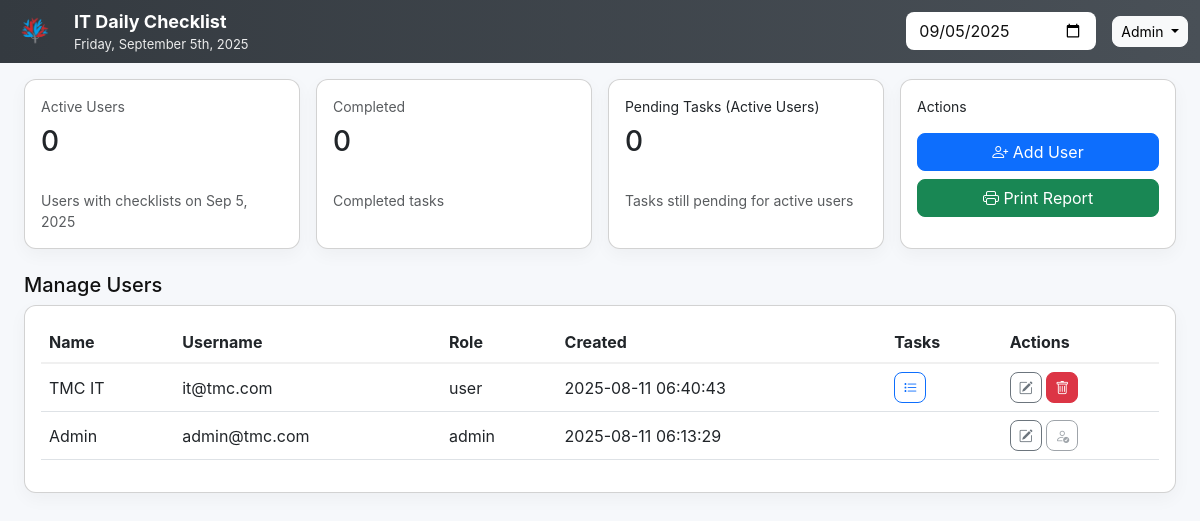
Page /admin_dashboard.php (signed in) on the committed database.
### tables this page shows
CREATE TABLE `users` (
  `id` int(11) NOT NULL,
  `name` varchar(100) NOT NULL,
  `email` varchar(150) NOT NULL,
  `password` varchar(255) NOT NULL,
  `role` enum('admin','user') NOT NULL DEFAULT 'user',
  `created_at` timestamp NOT NULL DEFAULT current_timestamp()
);

### admin_dashboard.php (the view, shortened to what this page needs)
<?php
require 'config.php';
$selected_date = isset($_GET['date']) ? $_GET['date'] : date('Y-m-d');
$stmt = $mysqli->prepare("
    SELECT COUNT(DISTINCT u.id) AS active_users
    FROM users u
    JOIN user_tasks ut ON u.id = ut.user_id
    WHERE ut.task_date = ? AND u.role != 'admin'
");
$stmt->bind_param('s', $selected_date);
$stmt->execute();
$result = $stmt->get_result();
$active_users = $result ? $result->fetch_assoc()['active_users'] : 0;
$stmt = $mysqli->prepare("SELECT COUNT(*) AS c FROM user_tasks WHERE task_date = ? AND status = 'completed'");
$stmt->bind_param('s', $selected_date);
$stmt->execute(); $completed = $stmt->get_result()->fetch_assoc()['c'] ?? 0; $stmt->close();
$users = $mysqli->query("SELECT id,name,email,role,created_at FROM users ORDER BY id DESC")->fetch_all(MYSQLI_ASSOC);
?>
<!doctype html>
<html>
<head>
  <link rel="stylesheet" href="https://cdn.jsdelivr.net/npm/bootstrap-icons@1.11.3/font/bootstrap-icons.css">
  <link href="https://cdn.jsdelivr.net/npm/bootstrap@5.3.0/dist/css/bootstrap.min.css" rel="stylesheet">
  <link href="assets/style.css" rel="stylesheet">
</head>
<body>
<nav class="navbar mb-3" style="background:linear-gradient(90deg,#343a40,#495057);color:#fff;">
  <div class="container-fluid">
    <div class="d-flex align-items-center gap-3">
      <div style="width:46px;height:46px;border-radius:10px;display:flex;align-items:center;justify-content:center;font-weight:700">
        <img src="assets/logo.png" alt="Hospital Logo" style="height:32px;width:auto;">
      </div>
      <div>
        <div style="font-weight:700;font-size:18px">IT Daily Checklist</div>
        <div style="font-size:13px;opacity:0.9">
          <?= date('l, F jS, Y', strtotime($selected_date ?? date('Y-m-d'))) ?>
        </div>
      </div>
    </div>
    <div class="d-flex align-items-center ms-auto gap-3">
      <?php if ($_SESSION['role'] === 'admin'): ?>
        <input id="dashboardDate" type="date" class="form-control"
          value="<?= htmlspecialchars($selected_date ?? date('Y-m-d')) ?>"
          style="width:190px;border-radius:8px;border:1px solid rgba(255,255,255,0.2);background:#fff;color:#111;">
      <?php endif; ?>
      <div class="dropdown">
        <button class="btn btn-light btn-sm dropdown-toggle" data-bs-toggle="dropdown">
          <?= htmlspecialchars($_SESSION['name']) ?>
        </button>
      </div>
    </div>
  </div>
</nav>
<div class="container-fluid px-4">
  <div class="row g-3 mb-4">
    <div class="col-12 col-sm-6 col-lg-3">
      <div class="card p-3 shadow-sm h-100">
        <small class="text-muted">Active Users</small>
        <h3 class="mt-2"><?= (int)$active_users ?></h3><br>
        <div class="text-muted small">Users with checklists on <?= date('M j, Y', strtotime($selected_date)) ?></div>
      </div>
    </div>
    <div class="col-12 col-sm-6 col-lg-3">
      <div class="card p-3 shadow-sm h-100">
        <small class="text-muted">Completed</small>
        <h3 class="mt-2"><?= (int)$completed ?></h3><br>
        <div class="text-muted small">Completed tasks</div>
      </div>
    </div>
    <div class="col-12 col-sm-6 col-lg-3">
      <div class="card p-3 shadow-sm h-100">
        <small>Pending Tasks (Active Users)</small>
        <h3 class="mt-2">
          <?php
            $today = date('Y-m-d');
            $stmt = $mysqli->prepare("
              SELECT COUNT(*) AS c
              FROM user_tasks ut
              JOIN users u ON ut.user_id = u.id
              WHERE ut.task_date = ? AND ut.status = 'pending' AND u.role != 'admin'
              AND ut.user_id IN (SELECT DISTINCT user_id FROM user_tasks WHERE task_date = ?)
            ");
            $stmt->bind_param('ss', $today, $today);
            $stmt->execute();
            $result = $stmt->get_result();
            $pending_active_users = $result ? $result->fetch_assoc()['c'] : 0;
            echo $pending_active_users;
          ?>
        </h3><br>
        <div class="text-muted small">Tasks still pending for active users</div>
      </div>
    </div>
    <div class="col-12 col-sm-6 col-lg-3">
      <div class="card p-3 shadow-sm h-100">
        <small>Actions</small>
        <div class="mt-3 d-flex flex-column gap-2 align-items-center">
          <button class="btn btn-primary w-100" data-bs-toggle="modal" data-bs-target="#addUserModal">
            <i class="bi bi-person-plus"></i> Add User
          </button>
          <button class="btn btn-success w-100" data-bs-toggle="modal" data-bs-target="#printReportModal">
            <i class="bi bi-printer"></i> Print Report
          </button>
        </div>
      </div>
    </div>
  </div>
  <div class="d-flex justify-content-between align-items-center mb-2">
    <h5 class="mb-0">Manage Users</h5>
  </div>
  <div class="card p-3 shadow-sm">
    <div class="table-responsive">
      <table class="table table-hover align-middle">
        <thead>
          <tr>
            <th>Name</th>
            <th>Username</th>
            <th>Role</th>
            <th>Created</th>
            <th>Tasks</th>
            <th>Actions</th>
          </tr>
        </thead>
        <tbody>
        <?php foreach ($users as $u): ?>
          <tr>
            <td><?= htmlspecialchars($u['name']) ?></td>
            <td><?= htmlspecialchars($u['email']) ?></td>
            <td><?= htmlspecialchars($u['role']) ?></td>
            <td><?= htmlspecialchars($u['created_at']) ?></td>
            <td>
              <?php if ($u['role'] !== 'admin'): ?>
                <a href="user_task.php?user_id=<?= (int)$u['id'] ?>" class="btn btn-sm btn-outline-primary" title="View Tasks">
                  <i class="bi bi-list-task"></i>
                </a>
              <?php endif; ?>
            </td>
            <td>
              <button class="btn btn-sm btn-outline-secondary"
                      onclick='openEditModal(<?= json_encode($u, JSON_HEX_APOS|JSON_HEX_QUOT) ?>)'
                      title="Edit User">
                <i class="bi bi-pencil-square"></i>
              </button>
              <?php if ($u['id'] != $_SESSION['user_id']): ?>
                <a href="delete_user.php?id=<?= (int)$u['id'] ?>"
                  class="btn btn-sm btn-danger"
                  onclick="return confirm('Delete user?')"
                  title="Delete User">
                  <i class="bi bi-trash"></i>
                </a>
              <?php else: ?>
                <button class="btn btn-sm btn-outline-secondary" disabled>
                  <i class="bi bi-person-check"></i>
                </button>
              <?php endif; ?>
            </td>
          </tr>
        <?php endforeach; ?>
        </tbody>
      </table>
    </div>
  </div>
</div>
</body>
</html>

### assets/style.css (style rules this page uses)
:root { --page-bg: #f6f7fb; --card-bg: #fff; --muted: #6c757d; --accent: #4b8cff; --btn-primary: #63a5ff; }
body { background: var(--page-bg); font-family: Inter, system-ui, -apple-system, 'Segoe UI', Roboto, Arial; color: #11181a; }
body { background:#f6f8fb; font-family: Inter, system-ui, -apple-system, "Segoe UI", Roboto, "Helvetica Neue", Arial; color:#111; }
.navbar { border-radius: 0; }
.card { border-radius: 12px; }
.table thead th { border-bottom: 2px solid rgba(0,0,0,0.06); }
.btn { border-radius: 8px; }
.shadow-sm { box-shadow: 0 6px 18px rgba(27,31,35,0.04) !important; }

### admin_dashboard.php (style rules this page uses)
.table td, .table th { white-space: nowrap; text-overflow: ellipsis; overflow: hidden; max-width: 200px; }

### rows in the picture
users: name "TMC IT", email "it@tmc.com", role "user", created_at "2025-08-11 06:40:43"
users: name "Admin", email "admin@tmc.com", role "admin", created_at "2025-08-11 06:13:29"

### other values in the picture
$_SESSION['name'] "Admin"
$active_users "0"
date('M j, Y', strtotime($selected_date)) "Sep 5, 2025"
$completed "0"
$pending_active_users "0"
